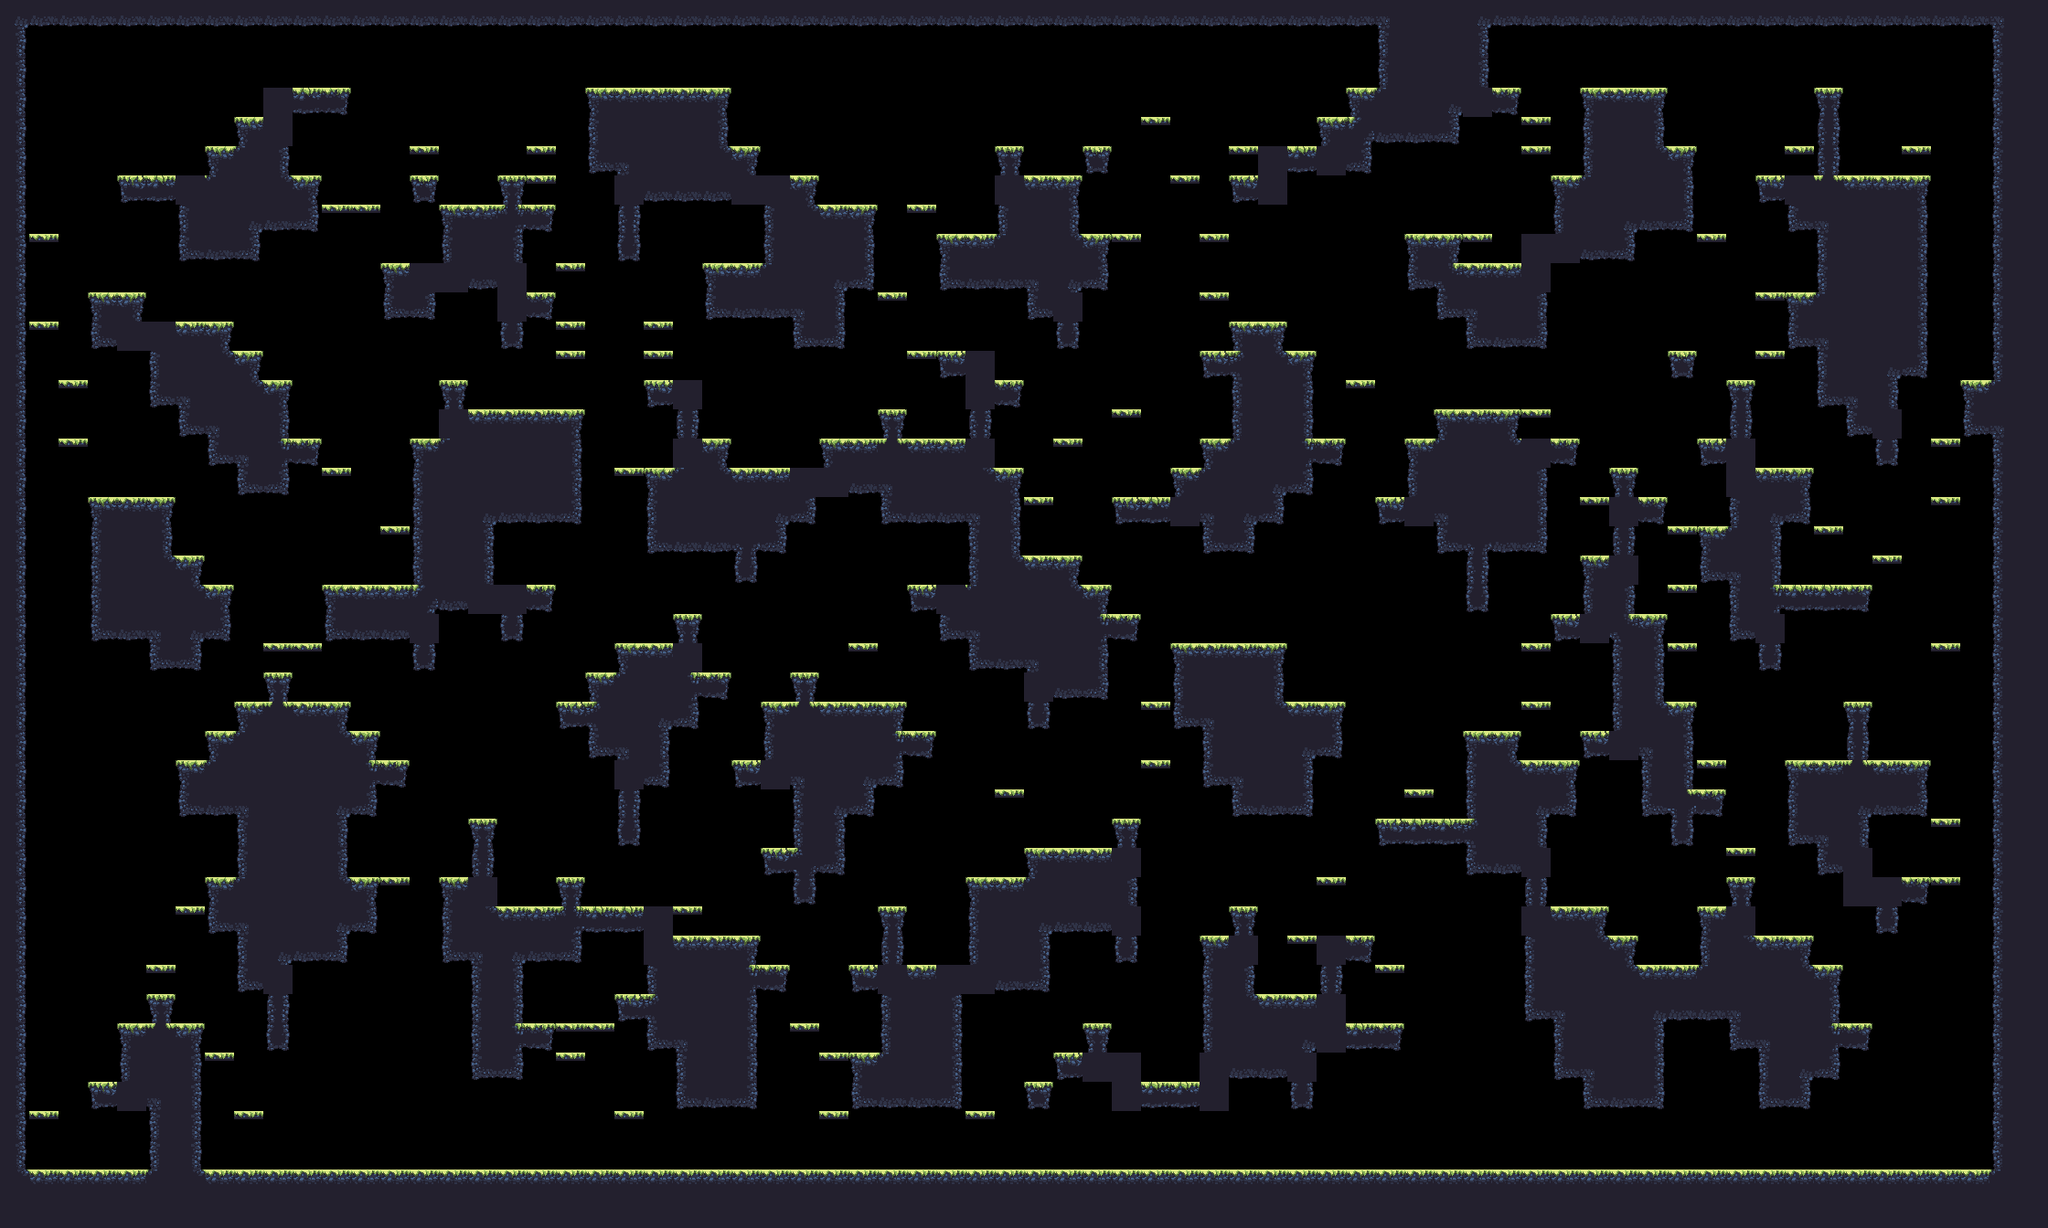

This game map was drawn from its Tiled (.tmx) file and the tilesets committed beside it. A one-line description and the trimmed map source follow:
An orthogonal 70x42 tile map with 32x32 px tiles, 1 tile layer (main) and 17 objects (9x spawn, spawnPlayer0, spawnCrown0, spawnPlayer1, spawnCrown1, ...).

<map compressionlevel="0" height="42" infinite="0" nextlayerid="3" nextobjectid="4" orientation="orthogonal" renderorder="right-down" tiledversion="1.3.2" tileheight="32" tilewidth="32" version="1.2" width="70">
 <tileset firstgid="1" source="forest_summer_tile_set.tsx" />
 <layer height="42" id="1" name="main" width="70">
  <data>[2940 cells, 1272 non-empty, 30 distinct tile ids]</data>
 </layer>
 <objectgroup><object id="1" name="spawnPlayer0" x="192" y="144.0" /><object id="2" name="spawnCrown0" x="192" y="144.0" /><object id="3" name="spawnPlayer1" x="1952" y="144.0" /><object id="4" name="spawnCrown1" x="2048" y="144.0" /><object id="5" name="spawnPlayer2" x="256" y="1232.0" /><object id="6" name="spawnCrown2" x="96" y="1136.0" /><object id="7" name="spawnPlayer3" x="2112" y="1232.0" /><object id="8" name="spawnCrown3" x="2144" y="1232.0" /><object id="9" name="spawn" x="1792" y="976.0" /><object id="10" name="spawn" x="1696" y="1232.0" /><object id="11" name="spawn" x="512" y="176.0" /><object id="12" name="spawn" x="352" y="1232.0" /><object id="13" name="spawn" x="704" y="656.0" /><object id="14" name="spawn" x="2048" y="592.0" /><object id="15" name="spawn" x="1248" y="624.0" /><object id="16" name="spawn" x="1472" y="976.0" /><object id="17" name="spawn" x="1888" y="1232.0" /></objectgroup></map>
